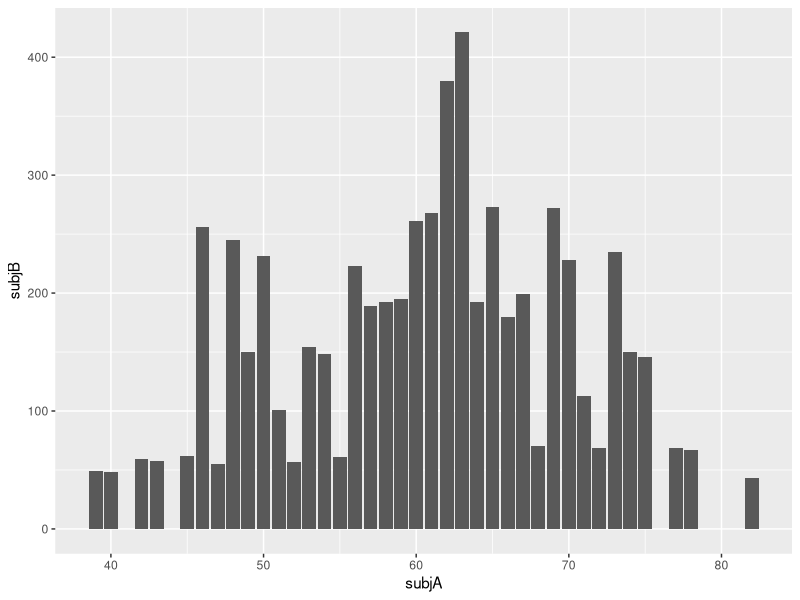
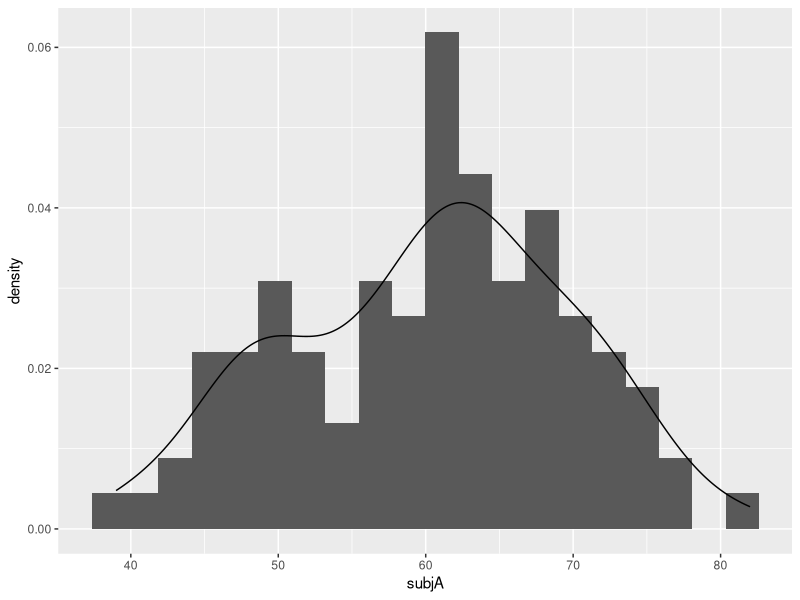
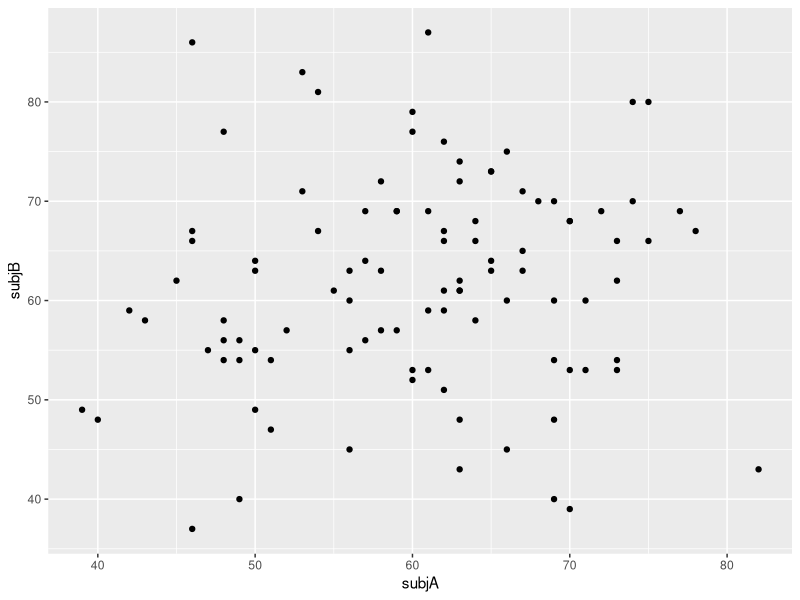
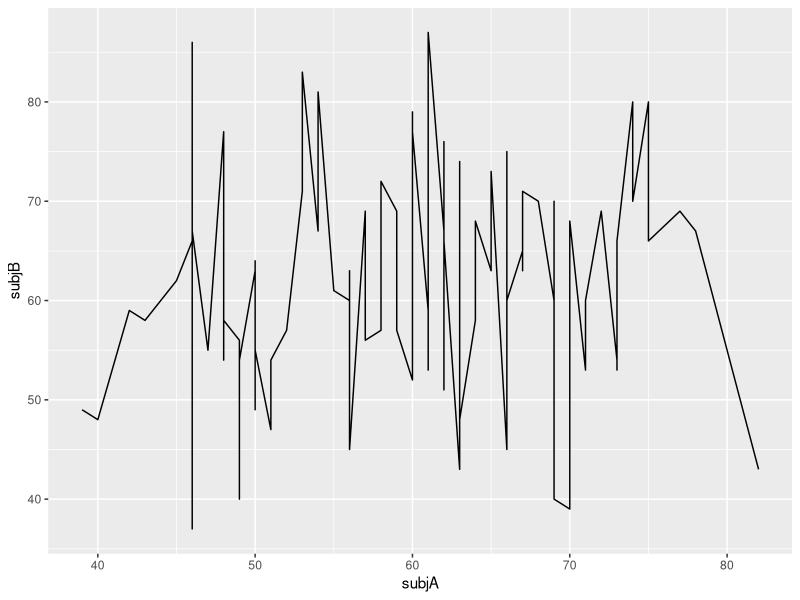

R code for these plots, in order:
#2.2.5
library(tidyverse)
q06 <- read_csv("E02P06.csv")
ggplot(q06)+geom_bar(aes(x=subjA,y=subjB),stat="identity")
ggplot(q06,aes(x=subjA,y=after_stat(density) ))+ geom_histogram(bins=20)+geom_density()
#ggplot(q06,aes(x=subjA,y=..density..,))+geom_histogram(bins=20)+geom_density()
ggplot(q06)+geom_point(aes(x=subjA,y=subjB))
ggplot(q06)+geom_line(aes(x=subjA,y=subjB))
